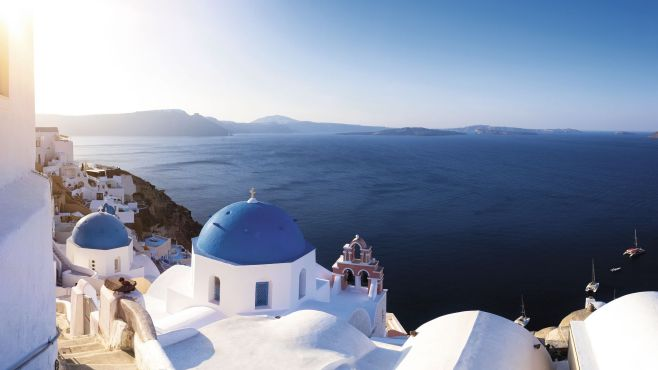
#> input picture notebooks/downloaded/sant.jpg, 658 x 370 px
$ jupyter execute --allow-errors matplotlib2d.ipynb   (shell and % lines are left out)
#> lines starting #> are read from the running program, lines starting #| are printed output that depends on the picture
A showcase of basic 2d-plotting capabilites of `Matplotlib`. © 2019 Kajetan Chrapkiewicz.

[cell 1]
import matplotlib as mpl
import matplotlib.pyplot as plt
import numpy as np
print('Matplotlib version: %s, NumPy version: % s' % (mpl.__version__, np.__version__))

# Matplotlib config

[cell 2]
import matplotlib as mpl
mpl.get_configdir(), mpl.get_cachedir()

## Installing fonts

Here, on an example of Arial.

### Check if available on OS

Check if installed on the system:

Check if available to matplotlib. As you can see, it is not:

[cell 3]
import  matplotlib.font_manager as fm
#> (the rest of this cell did not finish here and is left out)

### Download the font

Skip this step for Arial, see below.

#### From fontsquirel (e.g. Nimbus Sans):

Download the latest Nimbus Sans font (one of the open-source **Helvetica lookalikes**) in `otf` format, e.g. from https://www.fontsquirrel.com/fonts/nimbus-sans-l.

[cell 4]
# wget https://www.fontsquirrel.com/fonts/download/nimbus-sans-l

Convert `otf` to `ttf` https://linuxhint.com/convert-fonts-ttf-otf-formats-linux/

[cell 5]
# sudo apt-get install fontforge
# for f in *.otf; do fontforge -lang=ff -c 'Open($1); Generate($2); Close();' $f ${f%.otf}.ttf; done

### Install on the OS

#### MS Windows core fonts

From: https://askubuntu.com/questions/651441/how-to-install-arial-font-and-other-windows-fonts-in-ubuntu

#> (a cell that did not finish here is left out)

MS-DOS-style installer will pop-up in the terminal. Use tab+Enter to confirm you agree with the license. Check if all good:

#### Other fonts from downloaded ttf files

https://askubuntu.com/questions/3697/how-do-i-install-fonts

### Make the font accessible to Matplotlib

https://stackoverflow.com/questions/40290004/how-can-i-configure-matplotlib-to-be-able-to-read-fonts-from-a-local-path

#### 1. Copy the ttf files to Matplotlib directory
(skip for mscorefonts)

You can track down your path starting with:

[cell 7]
import matplotlib as mpl
mpl.__file__

On my system it is at:

[cell 8]
# !ls /usr/local/lib/python3.5/dist-packages/matplotlib/mpl-data/fonts/ttf

#### 2. Update the cache (!!!)

Remove the cache and rebuild it with the font manager:

[cell 9]
import matplotlib as mpl
import matplotlib.font_manager as fm
import matplotlib.pyplot as plt
cache_dir = mpl.get_cachedir()
!cd {cache_dir}; pwd; mv fontList.cache fontList.cache_bckp
#> (the rest of this cell did not finish here and is left out)

#### 3. Check if it works

[cell 10]
# test
kw = dict(label='This is figure title', fontsize =20)
plt.figure(figsize=[14,4])
plt.subplot(121)
plt.gca().set_title(fontname="Arial", **kw)
plt.xticks([])
plt.yticks([])
plt.subplot(122)
plt.gca().set_title(fontname="Dejavu Sans", **kw)
plt.xticks([])
plt.yticks([])
plt.show()

## Setting style

#### Predefined template

[cell 11]
plt.style.reload_library()
plt.style.use(['default']) # right overwrites left wherever they overlap

#### Dynamic rc settings

[cell 12]
# mpl.rcParams.keys()

[cell 13]
mpl.rcParams['figure.figsize'] = [6,2]  # by default in inches
mpl.rcParams['font.family'] = 'sans-serif'
# Nature recommends sans-serif fonts (ie. without serifs).
# Helvetica and some other sans-serif are missing from default Linux installation.
mpl.rcParams['font.sans-serif'] = ['DejaVu Sans']

## Anatomy of a figure

https://matplotlib.org/cheatsheets/handout-intermediate.pdf

[cell 14]
fig, axs = plt.subplots(3,3)
axs[0,0].set_facecolor("#ddddff")
axs[2,2].set_facecolor("#ffdddd")

[cell 15]
fig, axs = plt.subplots(3,3)
gs = fig.add_gridspec(3, 3)
ax = fig.add_subplot(gs[0, :])
ax.set_facecolor("#ddddff")

# Load the data

## Option 1

If you don't have the skimage library installed, proceed to the option 2.

[cell 16]
from skimage.io import imread
from skimage.color import rgb2gray

Load the picture.

[cell 17]
rgb = imread('downloaded/sant.jpg')
#> rgb is the input picture: shape (370, 658, 3); mean R, G, B 140.4, 150.6, 171.5

This is a 658x370 pixels picture but it has an extra domensions storing the information about the color (three RGB channels)

[cell 18]
print(rgb.shape)
#| (370, 658, 3)

One of the cool things about imshow is that it plots the RGB photos straight away:

[cell 19]
plt.imshow(rgb)

Let's convert it to a really two-dimensional array by converting rgb to intensity info.

[cell 20]
a = rgb2gray(rgb)
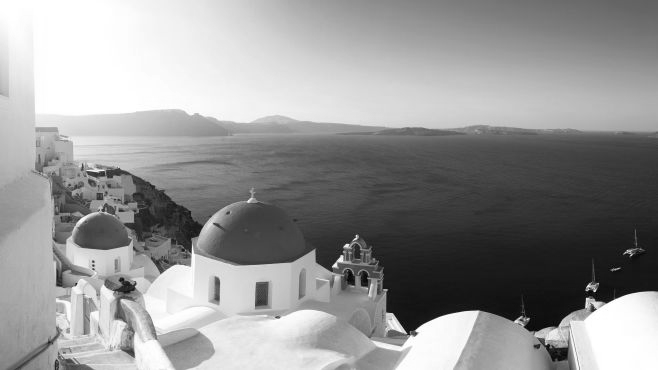
#> a: shape (370, 658) float64; min 0.00311, max 1, mean 0.588

[cell 21]
plt.imshow(a)

You can any of the built-in colormaps:

[cell 22]
plt.colormaps()

The only caveat is well discussed in this **great presentation**: https://www.youtube.com/watch?v=xAoljeRJ3lU. It include the explanation why 'jet' cmap can threaten your life ;) Beside this it's just a **very good talk on the color theory**!

[cell 23]
plt.imshow(a, cmap='ocean')

## Option 2

Let's just generate some simple array of the same shape as the picture in Option 1.

[cell 24]
x = range(658)
y = range(370)
XX, YY = np.meshgrid(x,y)
# lambda is a useful Python one-liner for function definiton
sine = lambda x, y, wavenumber : np.sin(2*np.pi*wavenumber*np.sqrt(x**2+y**2))
a = sine(XX, YY, 0.005)
plt.imshow(a)

Btw. try larger wavenumbers (it's like a reciprocal of frequency), e.g. 1 to see the aliasing effect. It looks really weird, isn't. Fun fact, it's the same phenomenon as in https://en.wikipedia.org/wiki/Wagon-wheel_effect.

# Plot the data

## colormaps

[cell 25]
from matplotlib import cm
from matplotlib.colors import ListedColormap, LinearSegmentedColormap
vi = cm.get_cmap('viridis', 8)
# dir(vi)

[cell 26]
A = np.array([[-10,16],[1,-4]])
vmin, vmax = -10, 10

#> (a cell that did not finish here is left out)

[cell 28]
# plot
from fullwavepy.plot.plt2d import _combine_2_cmaps
#> (the rest of this cell did not finish here and is left out)

[cell 29]
import matplotlib.colors as mcolors
def catcm(data, cmap1, cmap2, centre=0, N=100):
    # https://stackoverflow.com/questions/30082174/join-two-colormaps-in-imshow
    cmap = {name:plt.get_cmap(name) for name in (cmap1, cmap2)}
    vmin, vmax = (np.nextafter(min(data.min(), -1), -np.inf),
                  np.nextafter(max(data.max(), 1), np.inf))
    levels = np.concatenate([np.linspace(vmin, centre, N, endpoint=False),
                             np.linspace(centre, vmax, N+1, endpoint=True)])
    colors = np.concatenate([cmap[name](np.linspace(0, 1, N))
                             for name in (cmap1, cmap2)])
    cmap, norm = mcolors.from_levels_and_colors(levels, colors)
    return cmap, norm
#> (the rest of this cell did not finish here and is left out)

## imshow

### Basics

Images are $M\times N$ arrays [1]. The `plt.imshow(A)` function shows images like arrays i.e. so that the first index (representing rows) increases along the vertical axis (top row, ..., bottom row),  and the second index (representing columns) increases along the horizontal axis (left column, ..., right column).

In other words: `image[x,y]=A[y,x]`. This gives a *map* (in a cartographic sense) of `A.T`, not `A` as desired. To get a map of `A` one should call `imshow(A.T)` because `image[x,y]=A.T[y,x]=A[x,y]`.

In contrast, vectors / points / coordinates are plotted with the first index increasing along the horizontal axis and the second index along the vertical axis.

Thus, `A` has to be transposed.

---
[1] They may also be represented by $M\times N \times 3$ or $M\times N \times 4$ arrays  (2d arrays storing 3 RGB values and, in the latter case, 1 transparency value).

[cell 30]
help(plt.imshow)

[cell 31]
plt.imshow(a)
plt.colorbar()

### Adjust the colorbar

[cell 32]
def cbar(im):
    from mpl_toolkits.axes_grid1 import make_axes_locatable
    divider = make_axes_locatable(plt.gca())
    cax = divider.append_axes("right", size="3%", pad=0.2)
    cbar = plt.colorbar(im, cax=cax)
im = plt.imshow(a)
cbar(im)

### Clip the colormap

[cell 33]
im = plt.imshow(a, vmin=0.5, vmax=0.6)
cbar(im)

### Rescale the axes

[cell 34]
im = plt.imshow(a, extent=[-100,100, 4e3,5e3])
cbar(im)

This tries to set the aspect-ratio to equal for both axes, and I chose random ranges => that's why it looks squashed. In real life it'll rarely be the case. But we still can work around this:

[cell 35]
im = plt.imshow(a, extent=[-100,100, 4e3,5e3])
plt.gca().set_aspect(0.1)

### Apply shading

[cell 36]
from matplotlib.colors import LightSource
ls = LightSource(azdeg=45, altdeg=45)
cmap = plt.cm.get_cmap('viridis')
im = ls.shade(a, cmap=cmap, blend_mode='hsv', vert_exag=50)
plt.imshow(im)
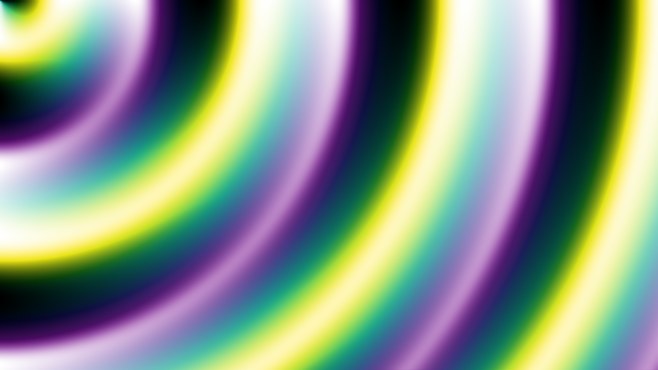
#> shown: shape (370, 658, 4) float64; mean R, G, B, A 0.524, 0.582, 0.523, 1

### Add a mask

We can also darken some parts of the image we don't want to show (e.g. with poor data-coverage => not credible)

[cell 37]
dark_min, dark_max = 0.2, 0.8 # everything between will NOT be darkened.
nx, ny = a.shape
greys = np.full((nx,ny,3), 70)
alphas = np.array(a)
alphas = -((alphas <= dark_min) | (alphas >= dark_max)).astype(int) * 0.5 + 1
im = plt.imshow(alphas)
cbar(im)

Note that we converted booleans (0 or 1) to integers to perform arithmetics on it

[cell 38]
cmap = plt.cm.get_cmap('viridis')
a_rgb = cmap(a) # convert our array to RGB with an additional channel for transparency
print(a_rgb.shape, '=> the last dimension is R,G,B,alpha')
a_rgb[..., -1] = alphas # put our alphas into that 4th channel
# the above is a handy shortcut for:
# a_rgb[:, :, 3] = alphas # negative indices mean counting from the last
plt.imshow(greys) # this is our grey background
plt.imshow(a_rgb) # the bits with alpha < 1 will show the grey background lurking at the back

### More on rescaling and `extent`

[cell 39]
# data
row0 = [0,1]
row1 = [2,3]
a = np.array([row0, row1])
np.matrix(a)

[cell 40]
# default extent
"""
It plots the matrix A:
matrix([[0, 1],
        [2, 3]])
so that A11 is in the top left corner
of the plot. It seems correct, however
the

"""
import matplotlib.cm as cm
cmap = cm.get_cmap('hot', len(a.flatten()))
plt.imshow(a, cmap=cmap)

plt.annotate('a[0,0]', (0,0), color='w')
plt.annotate('a[1,0]', (0,1), color='k')
plt.annotate('a[0,1]', (1,0), color='k')
plt.annotate('a[1,1]', (1,1), color='k')
plt.gca().set_xticks([0,1])
plt.gca().set_yticks([0,1])
plt.colorbar()
plt.gca().invert_yaxis()
plt.show()

The Y axis has a wrong extent now! `A[0,0]` is no longer in the origin of the plot. Note also that pixels are no longer centred at integers.

[cell 41]
# Custom extent
x1, x2, y1, y2 = 0, 1, 0, 1
extent = np.array([x1, x2, y1, y2])
cmap = cm.get_cmap('hot', len(a.flatten()))
plt.imshow(a, cmap=cmap, extent=extent)
plt.colorbar()
plt.gca().invert_yaxis()
plt.show()

## contour/f

### contourf

OK, let's see the contour plots in action too!

[cell 42]
# contourf fills the space between discretely spaced contours
cntr = plt.contourf(a)
plt.gca().invert_yaxis() # we didn't have to do it with imshow!

[cell 43]
# help(plt.contourf)

[cell 44]
cntr = plt.contourf(a, levels=2)
plt.gca().invert_yaxis() # we didn't have to do it with imshow!
cbar(cntr)
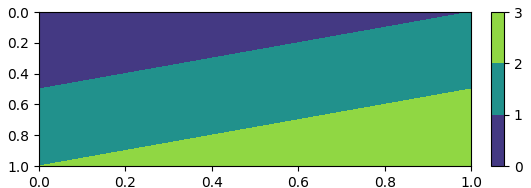
#> figure drawn by matplotlib, 2 panels

This shows that **imshow is a limit case of contourf for a very large number of contours!**

[cell 45]
cntr = plt.contourf(a, levels=100)
plt.gca().invert_yaxis() # we didn't have to do it with imshow!
cbar(cntr)
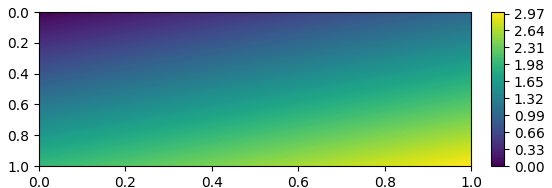
#> figure drawn by matplotlib, 2 panels

Lastly, the problem we've been struggling with

[cell 46]
cntr = plt.contourf(a, levels=5, vmax=0.6)
plt.gca().invert_yaxis() # we didn't have to do it with imshow!
cbar(cntr)
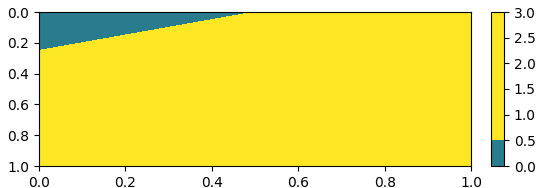
#> figure drawn by matplotlib, 2 panels

One way to work around this is to clip the array before passing to the plotting function

[cell 47]
a_clipped = np.clip(a,a_min=np.min(a),a_max=0.6)

[cell 48]
cntr = plt.contourf(a_clipped, levels=5)
plt.gca().invert_yaxis() # we didn't have to do it with imshow!
cbar(cntr)
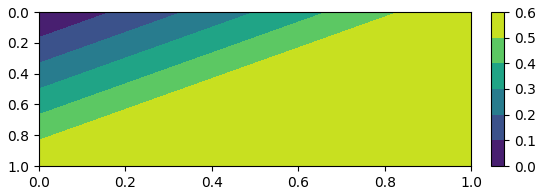
#> figure drawn by matplotlib, 2 panels

### contour

In turn, contour (without f) plots the lines only

[cell 49]
cntr = plt.contour(a, levels=10)
plt.gca().invert_yaxis() # we didn't have to do it with imshow!
# cbar(cntr)
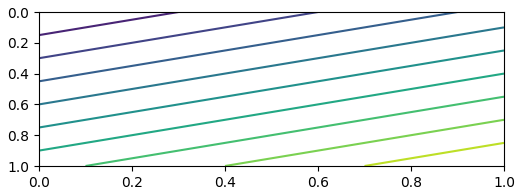
#> figure drawn by matplotlib, 1 panel

We can set the color to constant and plot the lines on top of the imshow plot

[cell 50]
plt.imshow(a)
cntr = plt.contour(a, levels=10, colors='k', linewidths=.4)
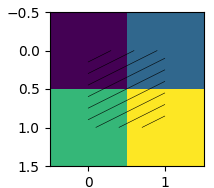
#> figure drawn by matplotlib, 1 panel

Let's add the labels too

[cell 51]
fig, ax = plt.subplots()
plt.imshow(a)
cntr = plt.contour(a, levels=10, colors='k', linewidths=.4)
ax.clabel(cntr, cntr.levels)
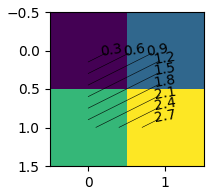
#> figure drawn by matplotlib, 1 panel

#### Extent

[cell 52]
# default extent
X = np.arange(20)
Y = np.arange(20)
x, y = np.meshgrid(X, Y)
z = np.sin(0.01 * x)
plt.imshow(z.T)
plt.colorbar()
cntr = plt.contour(z.T, levels=5, colors='k')
plt.gca().clabel(cntr, cntr.levels, fontsize='smaller', fmt='%.3f')
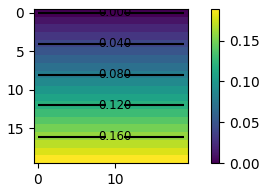
#> figure drawn by matplotlib, 2 panels
